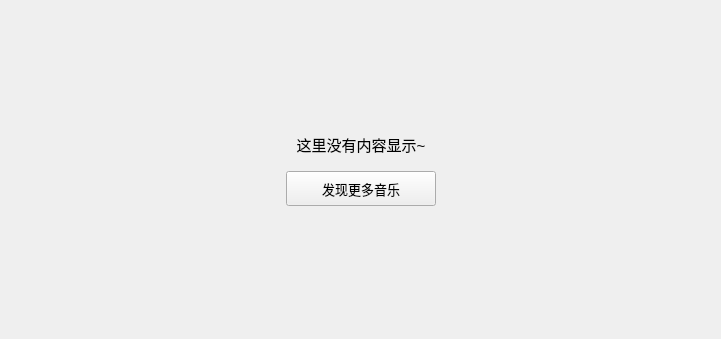
<?xml version="1.0" encoding="UTF-8"?>
<ui version="4.0">
 <class>DownloadedVideo</class>
 <widget class="QWidget" name="DownloadedVideo">
  <property name="geometry">
   <rect>
    <x>0</x>
    <y>0</y>
    <width>721</width>
    <height>339</height>
   </rect>
  </property>
  <property name="windowTitle">
   <string>DownloadedVideo</string>
  </property>
  <layout class="QVBoxLayout" name="verticalLayout">
   <item>
    <widget class="QWidget" name="table_widget" native="true">
     <layout class="QVBoxLayout" name="verticalLayout_2">
      <item>
       <spacer name="verticalSpacer_2">
        <property name="orientation">
         <enum>Qt::Vertical</enum>
        </property>
        <property name="sizeHint" stdset="0">
         <size>
          <width>20</width>
          <height>40</height>
         </size>
        </property>
       </spacer>
      </item>
      <item>
       <layout class="QGridLayout" name="gridLayout">
        <property name="verticalSpacing">
         <number>15</number>
        </property>
        <item row="0" column="0">
         <spacer name="horizontalSpacer_8">
          <property name="orientation">
           <enum>Qt::Horizontal</enum>
          </property>
          <property name="sizeHint" stdset="0">
           <size>
            <width>40</width>
            <height>20</height>
           </size>
          </property>
         </spacer>
        </item>
        <item row="0" column="1">
         <widget class="QLabel" name="prompt_label">
          <property name="font">
           <font>
            <pointsize>11</pointsize>
           </font>
          </property>
          <property name="text">
           <string>这里没有内容显示~</string>
          </property>
          <property name="scaledContents">
           <bool>false</bool>
          </property>
          <property name="alignment">
           <set>Qt::AlignBottom|Qt::AlignHCenter</set>
          </property>
         </widget>
        </item>
        <item row="0" column="2">
         <spacer name="horizontalSpacer_9">
          <property name="orientation">
           <enum>Qt::Horizontal</enum>
          </property>
          <property name="sizeHint" stdset="0">
           <size>
            <width>40</width>
            <height>20</height>
           </size>
          </property>
         </spacer>
        </item>
        <item row="1" column="0">
         <spacer name="horizontalSpacer_11">
          <property name="orientation">
           <enum>Qt::Horizontal</enum>
          </property>
          <property name="sizeHint" stdset="0">
           <size>
            <width>40</width>
            <height>20</height>
           </size>
          </property>
         </spacer>
        </item>
        <item row="1" column="1">
         <widget class="QPushButton" name="search_pushButton">
          <property name="minimumSize">
           <size>
            <width>150</width>
            <height>35</height>
           </size>
          </property>
          <property name="maximumSize">
           <size>
            <width>150</width>
            <height>35</height>
           </size>
          </property>
          <property name="font">
           <font>
            <pointsize>10</pointsize>
           </font>
          </property>
          <property name="cursor">
           <cursorShape>PointingHandCursor</cursorShape>
          </property>
          <property name="text">
           <string>发现更多音乐</string>
          </property>
         </widget>
        </item>
        <item row="1" column="2">
         <spacer name="horizontalSpacer_10">
          <property name="orientation">
           <enum>Qt::Horizontal</enum>
          </property>
          <property name="sizeHint" stdset="0">
           <size>
            <width>40</width>
            <height>20</height>
           </size>
          </property>
         </spacer>
        </item>
       </layout>
      </item>
      <item>
       <spacer name="verticalSpacer">
        <property name="orientation">
         <enum>Qt::Vertical</enum>
        </property>
        <property name="sizeHint" stdset="0">
         <size>
          <width>20</width>
          <height>40</height>
         </size>
        </property>
       </spacer>
      </item>
     </layout>
    </widget>
   </item>
  </layout>
 </widget>
 <resources/>
 <connections/>
</ui>
